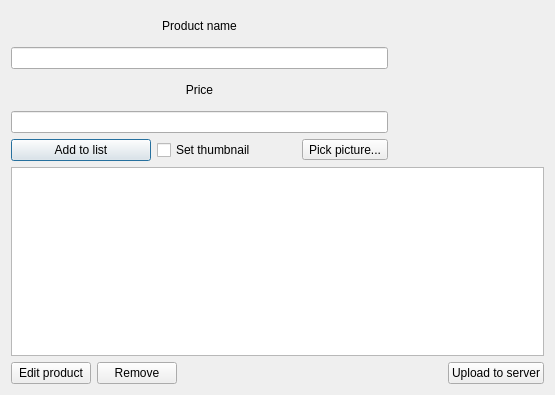
<?xml version="1.0" encoding="UTF-8"?>
<ui version="4.0">
 <class>AddProductDialog</class>
 <widget class="QDialog" name="AddProductDialog">
  <property name="geometry">
   <rect>
    <x>0</x>
    <y>0</y>
    <width>555</width>
    <height>395</height>
   </rect>
  </property>
  <property name="windowTitle">
   <string>Add product</string>
  </property>
  <layout class="QVBoxLayout" name="verticalLayout_2">
   <item>
    <layout class="QHBoxLayout" name="horizontalLayout_2">
     <item>
      <layout class="QVBoxLayout" name="verticalLayout">
       <item>
        <widget class="QLabel" name="label">
         <property name="text">
          <string>Product name</string>
         </property>
         <property name="alignment">
          <set>Qt::AlignCenter</set>
         </property>
         <property name="buddy">
          <cstring>label</cstring>
         </property>
        </widget>
       </item>
       <item>
        <widget class="QLineEdit" name="name_edit"/>
       </item>
       <item>
        <widget class="QLabel" name="label_2">
         <property name="text">
          <string>Price</string>
         </property>
         <property name="alignment">
          <set>Qt::AlignCenter</set>
         </property>
         <property name="buddy">
          <cstring>price_line</cstring>
         </property>
        </widget>
       </item>
       <item>
        <widget class="QLineEdit" name="price_line"/>
       </item>
       <item>
        <layout class="QHBoxLayout" name="horizontalLayout">
         <item>
          <widget class="QPushButton" name="add_item_button">
           <property name="text">
            <string>Add to list</string>
           </property>
          </widget>
         </item>
         <item>
          <widget class="QCheckBox" name="upload_checkbox">
           <property name="text">
            <string>Set thumbnail</string>
           </property>
          </widget>
         </item>
         <item>
          <widget class="QToolButton" name="choose_image_button">
           <property name="text">
            <string>Pick picture...</string>
           </property>
          </widget>
         </item>
        </layout>
       </item>
      </layout>
     </item>
     <item>
      <widget class="QLabel" name="image_preview">
       <property name="minimumSize">
        <size>
         <width>150</width>
         <height>150</height>
        </size>
       </property>
       <property name="maximumSize">
        <size>
         <width>300</width>
         <height>300</height>
        </size>
       </property>
       <property name="text">
        <string/>
       </property>
      </widget>
     </item>
    </layout>
   </item>
   <item>
    <widget class="QTableView" name="product_view"/>
   </item>
   <item>
    <layout class="QHBoxLayout" name="horizontalLayout_3">
     <item>
      <widget class="QPushButton" name="edit_item_button">
       <property name="text">
        <string>Edit product</string>
       </property>
      </widget>
     </item>
     <item>
      <widget class="QPushButton" name="remove_item_button">
       <property name="text">
        <string>Remove</string>
       </property>
      </widget>
     </item>
     <item>
      <spacer name="horizontalSpacer">
       <property name="orientation">
        <enum>Qt::Horizontal</enum>
       </property>
       <property name="sizeHint" stdset="0">
        <size>
         <width>40</width>
         <height>20</height>
        </size>
       </property>
      </spacer>
     </item>
     <item>
      <widget class="QPushButton" name="upload_data_button">
       <property name="text">
        <string>Upload to server</string>
       </property>
      </widget>
     </item>
    </layout>
   </item>
  </layout>
 </widget>
 <tabstops>
  <tabstop>name_edit</tabstop>
  <tabstop>price_line</tabstop>
  <tabstop>upload_checkbox</tabstop>
  <tabstop>choose_image_button</tabstop>
  <tabstop>add_item_button</tabstop>
  <tabstop>product_view</tabstop>
  <tabstop>edit_item_button</tabstop>
  <tabstop>remove_item_button</tabstop>
  <tabstop>upload_data_button</tabstop>
 </tabstops>
 <resources/>
 <connections>
  <connection>
   <sender>name_edit</sender>
   <signal>returnPressed()</signal>
   <receiver>price_line</receiver>
   <slot>selectAll()</slot>
   <hints>
    <hint type="sourcelabel">
     <x>120</x>
     <y>54</y>
    </hint>
    <hint type="destinationlabel">
     <x>120</x>
     <y>110</y>
    </hint>
   </hints>
  </connection>
 </connections>
</ui>
